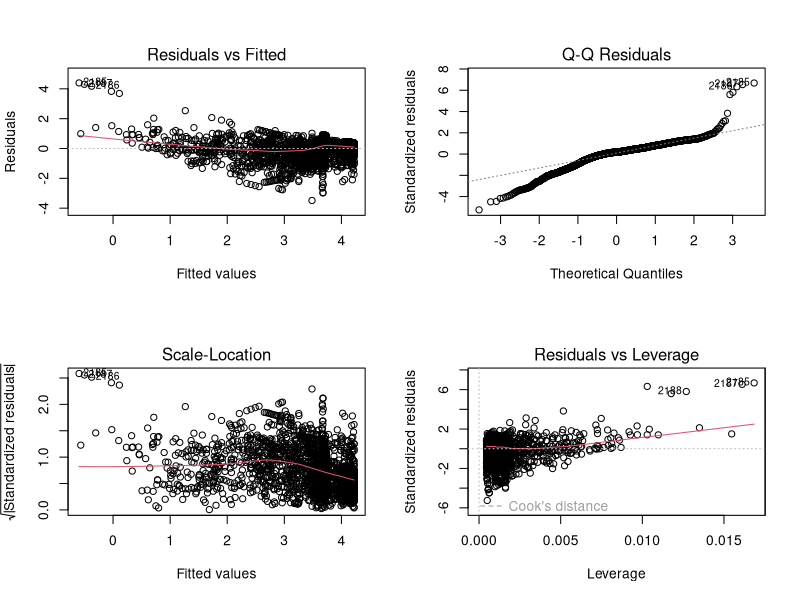

Recreate this plot in R.
# model_refinements.R

# Load necessary libraries
if (!requireNamespace("dplyr", quietly = TRUE)) install.packages("dplyr")
if (!requireNamespace("car", quietly = TRUE)) install.packages("car")
if (!requireNamespace("MASS", quietly = TRUE)) install.packages("MASS")

library(dplyr)
library(car)
library(MASS)

# Step 1: Load the refined dataset
refined_data <- read.csv("refined_data.csv", stringsAsFactors = FALSE)

# Step 2: Log-transform variables to handle heteroscedasticity
refined_data <- refined_data %>%
  mutate(
    Log_Internet_Usage = log(Internet_Usage + 1),
    Log_Access_Electricity = log(Access_Electricity + 1),
    Log_Poverty_Rate = log(Poverty_Rate + 1)
  )

# Step 3: Drop highly collinear variables
refined_data <- refined_data %>%
  dplyr::select(-c(Access_Electricity_x_Gini, Gini_Index))

# Step 4: Build a new regression model
refined_model <- lm(
  Log_Internet_Usage ~ Log_Access_Electricity + Log_Poverty_Rate + Poverty_Quartile,
  data = refined_data
)

# Step 5: Evaluate the model
refined_model_summary <- summary(refined_model)
print(refined_model_summary)

# Step 6: Check for multicollinearity
refined_vif_values <- vif(refined_model)
print(refined_vif_values)

# Step 7: Save the updated model summary and VIF values to text files
if (!dir.exists("outputs")) dir.create("outputs")
capture.output(refined_model_summary, file = "outputs/refined_model_summary.txt")
capture.output(refined_vif_values, file = "outputs/refined_vif_values.txt")

# Step 8: Save residual diagnostics plots
png("outputs/refined_residual_diagnostics.png", width = 1000, height = 800)
par(mfrow = c(2, 2))
plot(refined_model)
dev.off()

# Step 9: Save the refined dataset (optional)
write.csv(refined_data, "outputs/refined_data_with_log_transformations.csv", row.names = FALSE)

# End of model_refinements.R
